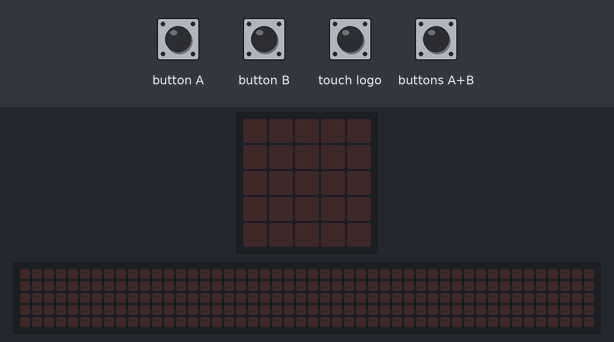
This program was run on a simulated BBC micro:bit (MakeCode). Parts: the board's 5×5 LED display, a strip that is not on the board, showing the scrolling text unrolled. The inputs (shaded band) are chosen by the test bench. Random numbers come from a fixed seed; the 48×5 strip is a reading aid, not a part: it shows the text the display is scrolling, unrolled, one strip-width of it at a time.

Above: at 1.2 s.
1.3 s: button A pressed for 0.15 s
At 1.6 s:
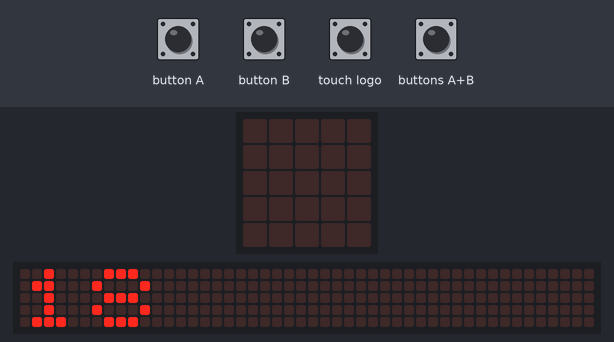
4.3 s: touch logo pressed for 0.15 s
At 4.37 s:
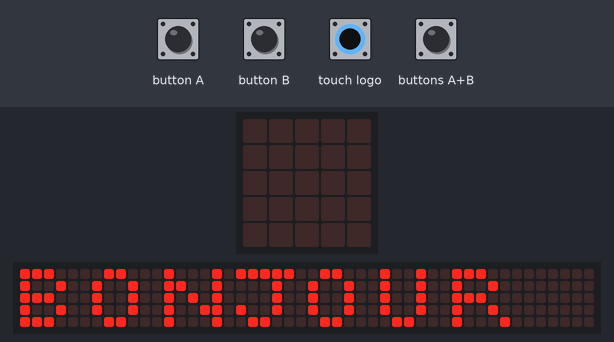
7.3 s: button A pressed 2 times (0.12 s each, 0.3 s apart)
10.9 s: touch logo pressed for 1 s
At 11.72 s:
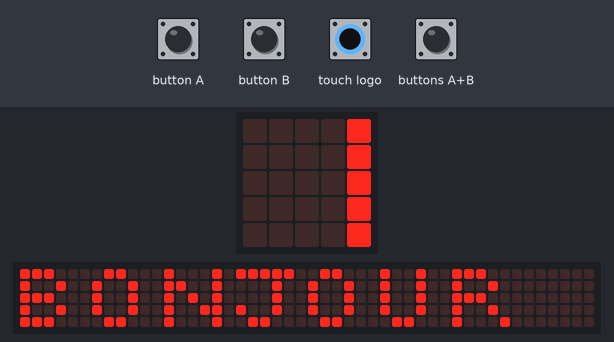

The program:

main.ts
```typescript
input.onButtonPressed(Button.A, function () {
    N += 1
    basic.showNumber(N)
})
input.onButtonPressed(Button.AB, function () {
    P1 = "AU REVOIR"
})
input.onButtonPressed(Button.B, function () {
    N += -1
    basic.showNumber(N)
})
input.onLogoEvent(TouchButtonEvent.Touched, function () {
    basic.showString(P1)
})
let N = 0
let P1 = ""
P1 = "BONJOUR"
N = randint(0, 100)
```

test.ts
```typescript
// aquí va el archivo "tests"; esto no se compilará cuando este paquete se utilice como una extensión.
```

Measured:
- after the input at 1.3 s, the display: changes after 0.15 s (image 1)
- after the input at 4.3 s, the display: changes at once (image 2)
